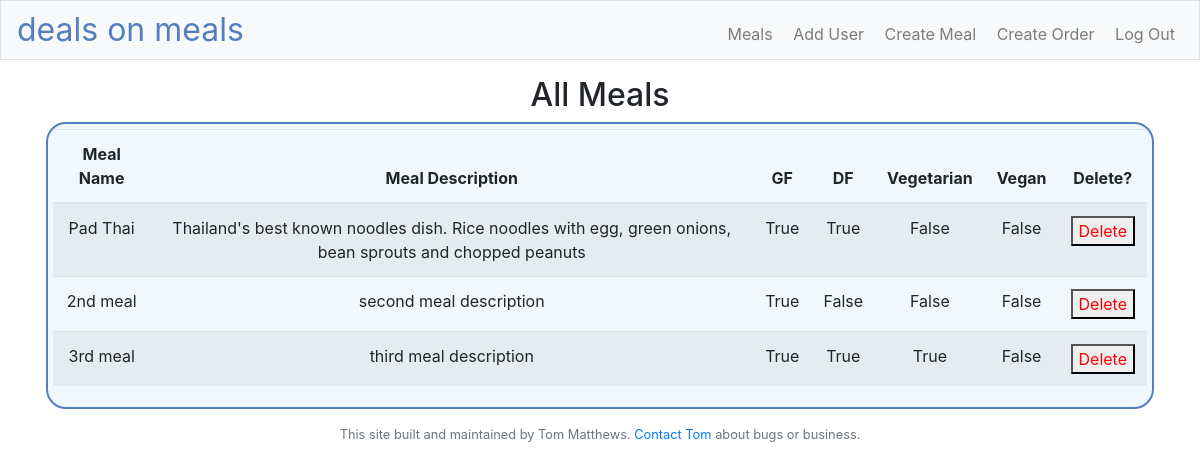
Page /meals-edit (signed in) on the committed database.
### models.py (models this page shows, shortened)
class Meal(db.Model):
    __tablename__ = "meal"
    id = db.Column(db.Integer, primary_key=True)
    title = db.Column(db.String(), nullable=False)
    desc = db.Column(db.String(), nullable=False)
    gf = db.Column(db.Boolean(), nullable=False, default=False)
    df = db.Column(db.Boolean(),  nullable=False, default=False)
    vgt = db.Column(db.Boolean(),  nullable=False, default=False)
    vgn = db.Column(db.Boolean(),  nullable=False, default=False)
    archived = db.Column(db.Boolean(), nullable=False, default=False)
    price = db.Column(db.Integer, nullable=False, default=11)

### app.py (the view)
@app.route("/meals-edit", methods=["GET", "POST"])
def mealsEdit():
    if not isAdmin():
        return render_template('home.html', message="You do not have access to this page")
    meals = Meal.query.filter(Meal.archived==False).paginate(per_page=2000)
    return render_template('meals.html', meals=meals, isAdmin=isAdmin())

### app.py (called while the page is built)
@app.after_request
def after_request(response):
    response.headers["Cache-Control"] = "no-cache, no-store, must-revalidate"
    response.headers["Expires"] = 0
    response.headers["Pragma"] = "no-cache"
    return response

def isAdmin():
    if not session.get("user_id"):
        return False
    admin = User.query.filter(User.email=="ma.thomask@gmail.com").first()
    if admin.id == session["user_id"]:
        return True
    return False

### templates/meals.html (shortened to what this page needs)
{% extends "layout.html" %}
{% block main %}
<h2>All Meals</h2>
<div class="container">
    <div class="row tablerow text-wrap">
        <div class="table-responsive">
            <table class="table table-striped">
                <thead>
                    <tr>
                        <th>Meal Name</th>
                        <th>Meal Description</th>
                        <th>GF</th>
                        <th>DF</th>
                        <th>Vegetarian</th>
                        <th>Vegan</th>
                        <th>Delete?</th>
                    </tr>
                </thead>
                <tbody>
                    {%for meal in meals.items %}
                    <tr>
                        <td>{{ meal.title }}</td>
                        <td>{{ meal.desc  }}</td>
                        <td>{{ meal.gf    }}</td>
                        <td>{{ meal.df    }}</td>
                        <td>{{ meal.vgt   }}</td>
                        <td>{{ meal.vgn   }}</td>
                        <td style="color:red">
                            <form action="/archiveMeal" method="post" style="color:red">
                                <button name="id" value="{{meal.id}}" style="color:red">
                                    Delete
                                </button>
                            </form>
                        </td>
                    </tr>
                    {% endfor %}
                </tbody>
            </table>
        </div>
    </div>
</div>
{% endblock %}

### static/styles.css (style rules this page uses)
.tablerow { background-color:aliceblue; border-radius:20px; border-width: 2px; border-style: solid; border-color:#537fbe; padding: 5px; border-spacing: 5 px; white-space: nowrap; }

### rows in the picture
Meal: title "Pad Thai", desc "Thailand's best known noodles dish. Rice noodles with egg, green onions, bean sprouts and chopped peanuts", gf "True", df "True", vgt "False", vgn "False", {{ meal.id }} 1 (drawn)
Meal: title "2nd meal", desc "second meal description", gf "True", df "False", vgt "False", vgn "False", {{ meal.id }} 2 (drawn)
Meal: title "3rd meal", desc "third meal description", gf "True", df "True", vgt "True", vgn "False", {{ meal.id }} 3 (drawn)
